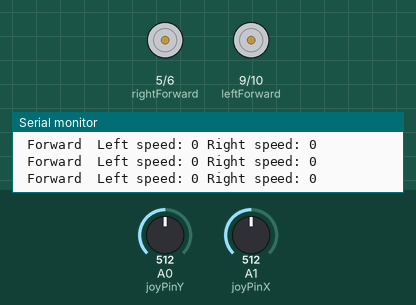
A sketch run on a simulated Arduino Uno, built with avr-gcc and run on an emulated ATmega328P. Shown: motor-driver pin pairs drawn as motors (green arrow = first pin HIGH = forward, orange = second pin HIGH = backward, longer = more drive), the last lines printed to the serial monitor. The inputs (shaded band) are chosen by the test bench; at power-on: A0 (joyPinY) = 512, A1 (joyPinX) = 512.

Above: at 1.2 s.
1.3 s: A0 (joyPinY) set to 716
At 2.5 s:
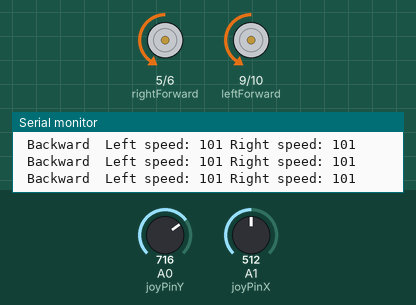
2.8 s: A1 (joyPinX) set to 716
At 3.5 s:
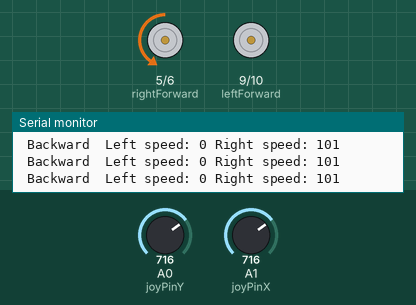
4.3 s: A0 (joyPinY) set to 900
At 5.4 s:
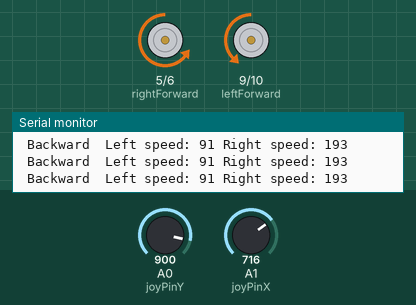
5.8 s: A1 (joyPinX) set to 900
At 6.8 s:
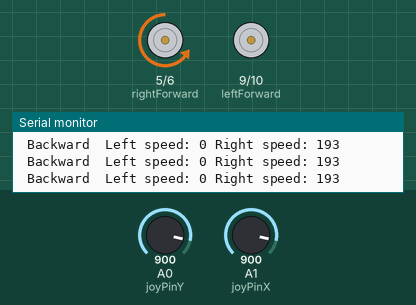
7.3 s: A1 (joyPinX) set to 910
At 8.3 s:
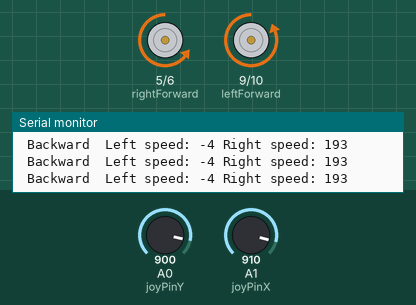
8.8 s: A0 (joyPinY) set to 511
At 9.8 s:
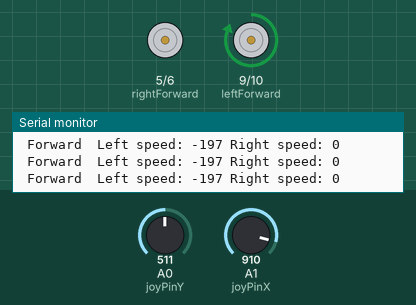
Timing chart, 0 to 11.3 s (numbered marks = the images above; inputs shaded):
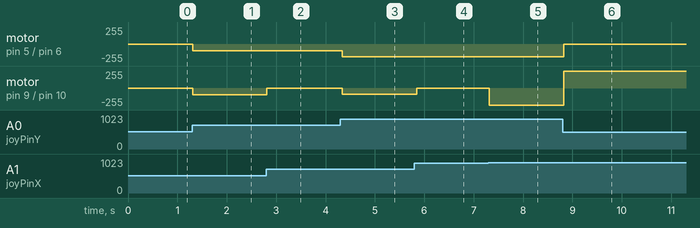

Measured:
- the behaviour switches between 902 and 903 on A1 (joyPinX) (found by bisection; images 4 and 5)
- after the input at 1.3 s, motor on pin 5 (rightForward) / pin 6 (rightBackward), motor on pin 9 (leftForward) / pin 10 (leftBackward): stopped → backward 101/255 at once
- after the input at 2.8 s, motor on pin 9 (leftForward) / pin 10 (leftBackward): backward 101/255 → stopped at once
- after the input at 4.3 s, motor on pin 5 (rightForward) / pin 6 (rightBackward): backward 101/255 → backward 193/255 at once; motor on pin 9 (leftForward) / pin 10 (leftBackward): stopped → backward 91/255 at once
- after the input at 5.8 s, motor on pin 9 (leftForward) / pin 10 (leftBackward): backward 91/255 → stopped at once
- after the input at 7.3 s, motor on pin 9 (leftForward) / pin 10 (leftBackward): stopped → backward 255/255 at once
- after the input at 8.8 s, motor on pin 5 (rightForward) / pin 6 (rightBackward): backward 193/255 → stopped at once; motor on pin 9 (leftForward) / pin 10 (leftBackward): backward 255/255 → forward 255/255 at once

The sketch:

local_joystick_control_test.ino
```cpp
 int leftForward = 9;
 int leftBackward = 10;
 int rightForward = 5;
 int rightBackward = 6;
 int joyPinY = 0;
 int joyPinX = 1;


 int valueX = 0;
 int valueY = 0;
 int leftSpeed = 0;
 int rightSpeed = 0;
 int moveDir = 0; // 0 = forward , 1 = backward


 void setup() {
  pinMode(leftForward, OUTPUT);
  pinMode(leftBackward, OUTPUT);
  pinMode(rightForward, OUTPUT);
  pinMode(rightBackward, OUTPUT);
  Serial.begin(9600);
 }

 void loop() {
  valueX = analogRead(joyPinX);
  valueY = analogRead(joyPinY);

  if(valueY<512){ //move forward
    moveDir = 0;
    leftSpeed = 512 - valueY;
    rightSpeed = leftSpeed;
    if(valueX > 512){ //turn left
      leftSpeed = leftSpeed - (valueX - 512);
    }else if(valueX < 512){   //turn right
      rightSpeed = rightSpeed -(512 - valueX);
    }
  }else if(valueY > 512){ //move backward
    moveDir = 1;
    leftSpeed = valueY - 512;
    rightSpeed = leftSpeed;
    if(valueX > 512){ //turn left
      leftSpeed = leftSpeed - (valueX - 512);
    }else if(valueX < 512){ //turn right
      rightSpeed = rightSpeed -(512 - valueX);
    }
  }


  leftSpeed = map(leftSpeed, 0, 512, 0, 255);
  rightSpeed = map(rightSpeed, 0, 512, 0, 255);

  if(moveDir == 0){
    Serial.print(" Forward ");
    analogWrite(leftForward,leftSpeed);
    analogWrite(leftBackward,0);
    analogWrite(rightForward,rightSpeed);
    analogWrite(rightBackward,0);
  }else if(moveDir == 1){
    Serial.print(" Backward ");
    analogWrite(leftForward,0);
    analogWrite(leftBackward,leftSpeed);
    analogWrite(rightForward,0);
    analogWrite(rightBackward,rightSpeed);
  }
    Serial.print(" Left speed: ");
    Serial.print(leftSpeed);
    Serial.print(" Right speed: ");
    Serial.println(rightSpeed);
    //delay(1000);
}
```
